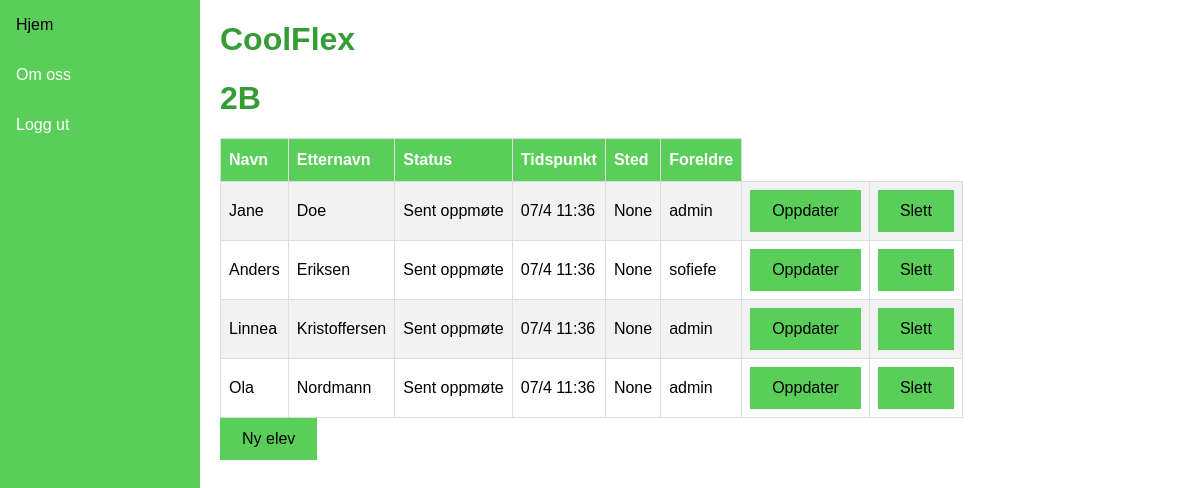
Screenshot of /klasse/2 (signed in) with the database file from the repository.
### coolflex/models.py (models this page shows, shortened)
class Klasse(models.Model):
    navn = models.CharField(max_length=2, default=None)
    teacher = models.ForeignKey(User, on_delete=models.CASCADE)
    def __str__(self):
        return self.navn
    class Meta:  #la til Meta-data i Klasse og CoolUser for å kunne sortere på klassenavn og etternavn
        ordering = ["navn"]

class CoolUser(models.Model):
    first_name = models.CharField(max_length=20, default="CoolUser")
    last_name = models.CharField(max_length=20, default ="")
    klasse = models.ForeignKey(Klasse, null=True, related_name="cooluser", on_delete=models.CASCADE)
    teacher = models.ForeignKey(User, blank=True, on_delete=models.CASCADE, related_name="+")
    parent = models.ForeignKey(User, blank=True, on_delete=models.CASCADE, related_name="+")
    status = models.CharField(max_length=3, default="DEF", blank=True, null=True)
    timestamp = models.CharField(max_length=20, default="N/A", blank=True, null=True)
    location = models.CharField(max_length=20, default="N/A", blank=True, null=True)
    class Meta:
        ordering = ["last_name", "first_name"]
    def get_parent(self):
        return self.parent.username

### coolflex/views.py (the view)
# urls.py: path("klasse", views.frontpage, name="frontpage"),
@login_required
def klasse(request, pk):
	klasse = Klasse.objects.get(id=pk)
	coolusers = CoolUser.objects.filter(klasse=klasse)
	klassenavn = klasse
	for user in coolusers:
		user.status = get_status_text(user)
		user.location = get_coolbox_location(user, coolbox_dict)
		user.timestamp = get_timestamp_text(user)
	context = {'klasse':klasse, 'coolusers':coolusers, "klassenavn":klassenavn}
	return render(request, "coolflex/klasse.html", context)

### coolflex/views.py (called while the page is built)
def get_timestamp(user):
	box_data_list = []
	timestamp = datetime.now() #får int feil hvis ikke, default blir .now()
	box_data = DataCoolBox.objects.filter(cooluser_id = user.id)
	if (box_data == None):
		return None
	else:
		for data in box_data:
			box_data_list.append(data)
		if (len(box_data_list) > 1):
			timestamp = box_data_list[-1].timestamp
		elif (len(box_data_list) == 1):
			timestamp = box_data_list[0].timestamp
		return timestamp

def get_coolbox_location(user, box_dict):
	box_data_list = []
	box_id = 0
	box_data = DataCoolBox.objects.filter(cooluser_id = user.id)
	for data in box_data:
		box_data_list.append(data)
	if (len(box_data_list) > 1):
		box_id = box_data_list[-1].box_id
	elif (len(box_data_list) == 1):
		box_id = box_data_list[0].box_id
	return box_dict.get(box_id)

def get_timestamp_text(user):
	timestamp = get_timestamp(user)
	if (timestamp != None):
		minute = int(timestamp.minute)
		if (minute <= 9):
			minute = "0"+str(minute)
		hour = int(timestamp.hour)
		if (hour <= 9):
			hour = "0"+str(hour)
		day = int(timestamp.day)
		if (day <= 9):
			day = "0"+str(day)
		month = int(timestamp.month)
		timestamp_text = f"{day}/{month} {hour}:{minute}"
		return timestamp_text
	else:
		return "N/A"

def check_timestamp(timestamp):
	valid_start_hour = 6
	valid_end_hour = 10
	today = int(datetime.now().day)
	this_month = int(datetime.now().month)
	this_year = int(datetime.now().year)
	hour = int(timestamp.hour)
	minutes = int(timestamp.minute)
	day = int(timestamp.day)
	month = int(timestamp.month)
	year = int(timestamp.year)
	if ((today == day) and (this_month == month) and (this_year == year)):
		if (valid_start_hour <= hour) and (hour < valid_end_hour):
			return 1 #valid timeframe
		elif (hour >= valid_end_hour):
			return 2 #late to school
		else:
			return 3 #invalid timeframe, something is up >:/
	else:
		return False

def get_status(user):
	timestamp_status = check_timestamp(get_timestamp(user))
	if (timestamp_status == 1):
		return True
	elif (timestamp_status == 2):
		return 2
	elif (timestamp_status == 3):
		return False
	else:
		return False

def get_status_text(user):
	status = get_status(user)
	if (status == True):
		return "Møtt opp"
	elif (status == 2):
		return "Sent oppmøte"
	else:
		return "Ikke møtt opp"

### coolflex/templates/coolflex/klasse.html
{% extends 'coolflex/base.html' %}
{% load static %}
{% block content %}
<h1>{{ klassenavn }}</h1>
<table id="coolflex">
    <thead>
      <tr>
        <th>Navn</th>
        <th>Etternavn</th>
        <th>Status</th>
        <th>Tidspunkt</th>
        <th>Sted</th>
        <th>Foreldre</th>
      </tr>
    </thead>
    <tbody>
      <tr>
        {% for user in coolusers %}
        {% if user.klasse|lower == klassenavn|lower %}
        <tr>
            <td> {{ user.first_name }} </td>
            <td> {{ user.last_name }} </td>
            <td> {{ user.status }} </td>
            <td> {{ user.timestamp }} </td>
            <td> {{ user.location }} </td>
            <td> {{ user.get_parent }} </td>
            <td> <div class="button"><a href="{% url 'updatecooluser' user.id %}">Oppdater</a></div> </td>
            <td> <div class="button"><a href="{% url 'deletecooluser' user.id %}">Slett</a></div> </td>
        </tr>
        {%endif%}
        {%endfor%}
      </tr>
    </tbody>
    </table>
    <div class="button"><a href="{% url 'createcooluser' %}">Ny elev</a></div>
{% endblock %}
{% block sidenav %}
<a href="{% url 'frontpage' %}">Hjem</a>
<a href="{% url 'info' %}">Om oss</a>
<a href="{% url 'logout' %}">Logg ut</a>
{% endblock %}

### coolflex/templates/coolflex/base.html (style rules this page uses)
.button a { background-color: rgb(89, 207, 89); color: black; border: 2px solid rgb(89, 207, 89); padding: 10px 20px; text-align: center; text-decoration: none; display: inline-block; }
#coolflex { font-family: Arial, Helvetica, sans-serif; border-collapse: collapse; white-space: nowrap; }
#coolflex td, #coolflex th { border: 1px solid #ddd; padding: 8px; }
#coolflex tr:nth-child(even) { background-color: #f2f2f2; }
#coolflex th { padding-top: 12px; padding-bottom: 12px; text-align: left; background-color: rgb(89, 207, 89); color: white; }
* { box-sizing: border-box; }
body { margin: 0; font-family: Arial, Helvetica, sans-serif; }
h1, h2, h3, p { color: rgb(54, 156, 54); }
.sidenav a { color: white; padding: 16px; text-decoration: none; display: block; }

### rows the page displays
Klasse: navn "2B"
CoolUser: first_name "Jane", last_name "Doe", status "Sent oppmøte", timestamp "07/4 11:36", location "None", get_parent "admin"
CoolUser: first_name "Anders", last_name "Eriksen", status "Sent oppmøte", timestamp "07/4 11:36", location "None", get_parent "sofiefe"
CoolUser: first_name "Linnea", last_name "Kristoffersen", status "Sent oppmøte", timestamp "07/4 11:36", location "None", get_parent "admin"
CoolUser: first_name "Ola", last_name "Nordmann", status "Sent oppmøte", timestamp "07/4 11:36", location "None", get_parent "admin"
